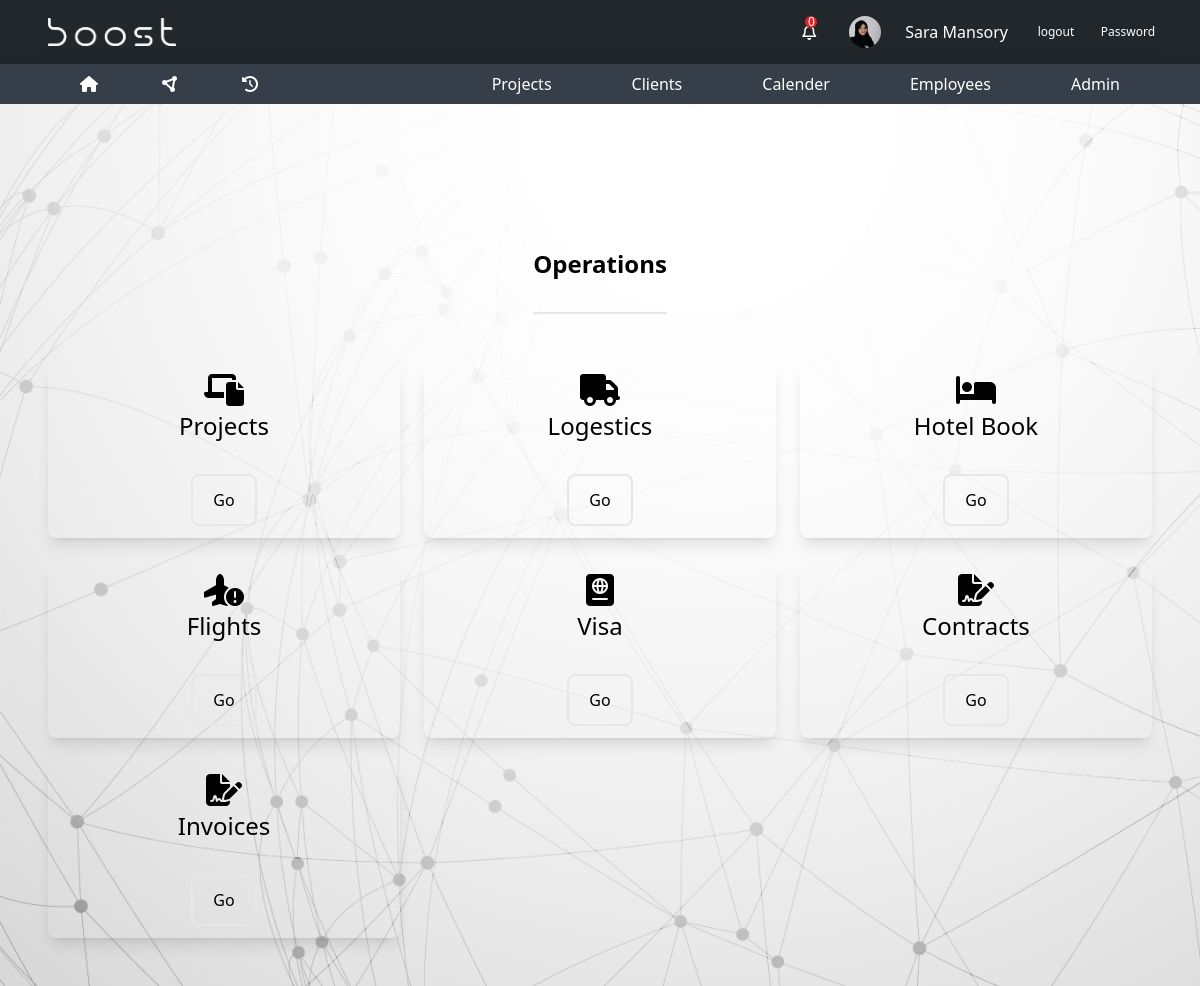
The page /operations/ (signed in) on the database its author committed.
### base/models.py (models this page shows, shortened)
class Employee(models.Model):
    employee_id = models.AutoField(primary_key=True)
    firstname = models.CharField(max_length=255)
    lastname = models.CharField(max_length=255)
    email = models.EmailField()
    phone = models.CharField(max_length=20)
    department = models.ForeignKey(
        Department, on_delete=models.SET_NULL, null=True)
    manager_role = models.BooleanField(default=False)
    user = models.OneToOneField(
        User, on_delete=models.CASCADE, null=True, default=None)
    employee_photo = models.ImageField(
        upload_to='employee_photos/', default='employee_photos/sara.jpg', null=True, blank=True)
    location = models.CharField(max_length=50, null=True)
    comilative_points=models.CharField(max_length=20,null=True)
    points=models.CharField(max_length=20,default="0")

### base/views.py (the view)
# urls.py: path('operations/', views.operations, name='operations'),
@login_required
def operations(request):
    employee = get_object_or_404(Employee, user=request.user)
    all_notifications=employee.notifications.all().order_by('-created_at')
    not_read_notifications=employee.notifications.filter(is_read=False).order_by('-created_at')
    l_d_men=Employee.objects.filter(department__department_name="L&D")
    projects = Project.objects.all()
    repository =Repository.objects.all()
    asessmentBank=AsessmentBank.objects.all()
    simulation=Simulation.objects.all()
    context={
        "employee":employee,
        "l_d_men":l_d_men,
        "projects":projects,
        "repository":repository,
        "asessmentBank":asessmentBank,
        "simulation":simulation,
        "all_notifications":all_notifications,
        "not_read_notifications":not_read_notifications
    }
    return render(request,"pages/operations.html",context)

### templates/pages/operations.html (shortened to what this page needs)
{% extends 'base.html' %}
 {% load static %}
    {% block content %}
     {% include 'parts/navbar.html' %}
     <main class="main-bg w-full h-full">
<section class="px-12 pt-36 space2-bg h-full pb-12" >
    <div class="title text-center border-b-2 pb-8 w-fit mx-auto text-2xl font-bold mb-12"><h2>Operations</h2></div>
    <div class="cards grid grid-cols-2 md:grid-cols-3  items-center justify-center gap-6 ">
        <div class="card p-3 back shadow-lg flex items-center flex-col rounded-lg hover:shadow-2xl transition-all duration-300  cursor-pointer backdrop-blur-lg backdrop-opacity-0 hover:backdrop-opacity-100  ">
            <i class="fa-solid fa-2x fa-laptop-file"></i>
            <h1 class="text-2xl pt-1 ">Projects</h1>
            <a class="btn-primary" href="{% url 'projects' %}">Go</a>
        </div>
        <div class="card p-3 flex items-center flex-col  shadow-lg rounded-lg hover:shadow-2xl transition-all duration-300  cursor-pointer backdrop-blur-lg backdrop-opacity-0 hover:backdrop-opacity-100 ">
            <i class="fa-solid fa-2x fa-truck"></i>
            <h1 class="text-2xl pt-1">Logestics</h1>
            <a class="btn-primary" href="{% url 'repo' %}">Go</a>
        </div>
        <div class="card p-3 flex items-center flex-col shadow-lg rounded-lg hover:shadow-2xl transition-all duration-300  cursor-pointer backdrop-blur-lg backdrop-opacity-0 hover:backdrop-opacity-100">
            <i class="fa-solid fa-2x fa-bed"></i>
            <h1 class="text-2xl pt-1">Hotel Book</h1>
            <a class="btn-primary" href="{% url 'assesment-bank' %}">Go</a>
        </div>
        <div class="card p-3 flex items-center flex-col shadow-lg rounded-lg hover:shadow-2xl transition-all duration-300  cursor-pointer backdrop-blur-lg backdrop-opacity-0 hover:backdrop-opacity-100">
            <i class="fa-solid fa-2x fa-plane-circle-exclamation"></i>
            <h1 class="text-2xl pt-1">Flights</h1>
            <a class="btn-primary" href="{% url 'trainers_flights' %}">Go</a>
        </div>
        <div class="card p-3 flex items-center flex-col shadow-lg rounded-lg hover:shadow-2xl transition-all duration-300  cursor-pointer backdrop-blur-lg backdrop-opacity-0 hover:backdrop-opacity-100">
            <i class="fa-solid fa-2x fa-passport"></i>
            <h1 class="text-2xl pt-1">Visa</h1>
            <a class="btn-primary" href="{% url 'trainers_visa' %}">Go</a>
        </div>
        <div class="card p-3 flex items-center flex-col shadow-lg rounded-lg hover:shadow-2xl transition-all duration-300  cursor-pointer backdrop-blur-lg backdrop-opacity-0 hover:backdrop-opacity-100">
            <i class="fa-solid fa-2x fa-file-signature"></i>
            <h1 class="text-2xl pt-1">Contracts</h1>
            <a class="btn-primary" href="{% url 'contracts' %}">Go</a>
        </div>
        <div class="card p-3 flex items-center flex-col shadow-lg rounded-lg hover:shadow-2xl transition-all duration-300  cursor-pointer backdrop-blur-lg backdrop-opacity-0 hover:backdrop-opacity-100">
            <i class="fa-solid fa-2x fa-file-signature"></i>
            <h1 class="text-2xl pt-1">Invoices</h1>
            <a class="btn-primary" href="{% url 'invoices' %}">Go</a>
        </div>
    </div>
</section>
</main>
{% endblock content %}

### templates/parts/navbar.html (shortened to what this page needs)
{% load static %}
<header class="">
  <div class="bg-[#22272C] px-12 py-2 flex justify-between items-center text-white">
    <div>
      <img src="{% static 'images/boost.png' %}" class="w-32" alt="Logo" />
    </div>
    <div class="flex items-center gap-6 text-white">
        <div class="relative hover:bg-slate-600  cursor-pointer w-6 h-6 flex items-center justify-center p-4 rounded-full" id="nav-profile">
            <i class="fa-regular fa-bell"></i>
            <div class="absolute top-0 left-3 w-3 h-3 text-white bg-red-600 rounded-full flex items-center justify-center text-xs notification-count">{{not_read_notifications.count}}</div>
        </div>
        {% if employee.employee_photo.url %}
        <img
          src="{{ employee.employee_photo.url }}"
          class="w-8 rounded-full cursor-pointer"
          alt="Logo"
        />
        {% endif %}
        <span>{{employee.firstname}} {{employee.lastname}}</span>
        <a class="text-xs hover:bg-slate-600 w-12 h-12 flex items-center justify-center rounded-full" href="{% url 'logout' %}">logout</a>
        <a class="text-xs hover:bg-slate-600 w-12 h-12 flex items-center justify-center rounded-full" href="{% url 'change-password' %}">Password</a>
    </div>
  </div>
  <div class="bg-[#363F49] shadow-2xl px-16 flex gap-20 text-white items-center justify-between">
    <div class="flex gap-8">
      <div class="px-4 py-2 hover:bg-[#22272c] transition-all duration-300 cursor-pointer">
        <a href="{% url 'tasks' %}"><i class="fa-solid fa-house"></i></a>
      </div>
      <div class="px-4 py-2 hover:bg-[#22272c] transition-all duration-300 cursor-pointer">
        <a href="{% url 'home' %}"><i class="fa-solid fa-circle-nodes"></i></a>
      </div>
      <div class="px-4 py-2 hover:bg-[#22272c] transition-all duration-300 cursor-pointer">
        <a href="{% url 'all_tasks' %}">
          <i class="fa-solid fa-clock-rotate-left"></i>
        </a>
      </div>
    </div>
    <ul class="flex gap-12">
      <li class="relative px-4 py-2 hover:bg-[#22272c] transition-all duration-300">
        <a href="{% url 'projects' %}">Projects</a>
      </li>
      <li class="relative px-4 py-2 hover:bg-[#22272c] transition-all duration-300">
        <a href="{% url 'clients' %}">Clients</a>
      </li>
      <li class="relative px-4 py-2 hover:bg-[#22272c] transition-all duration-300">
        <a href="{% url 'courses' %}">Calender</a>
      </li>
      <li class="relative px-4 py-2 hover:bg-[#22272c] transition-all duration-300">
        <a href="{% url 'employees' %}">Employees</a>
      </li>
      <li class="relative px-4 py-2 hover:bg-[#22272c] transition-all duration-300">
        <a href="{% url 'admin:index' %}">Admin</a>
      </li>
    </ul>
  </div>
</header>

### rows shown on the page
Employee: employee_photo (picture), firstname "Sara", lastname "Mansory"

### other values the page prints
{{ not_read_notifications.count }} "0"
